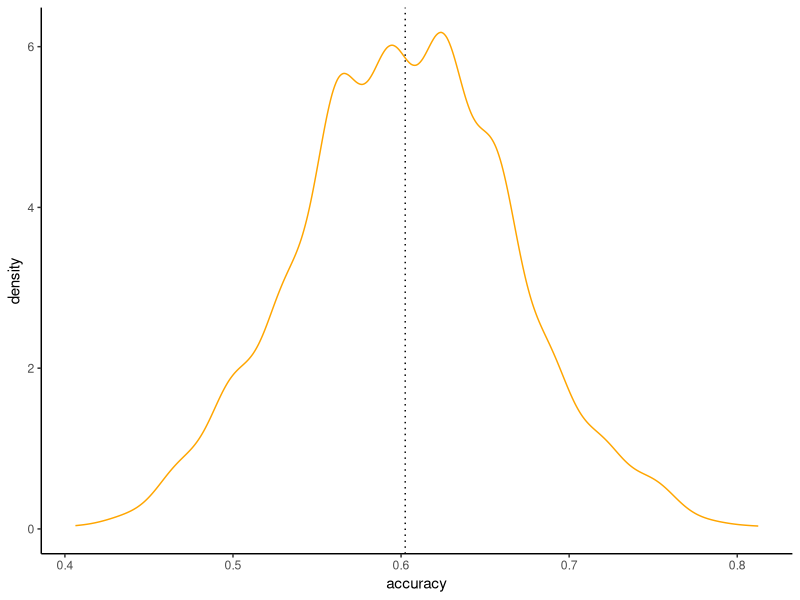

This chart was generated by the following R code:
## ---- chunk 1
knitr::opts_chunk$set(echo = TRUE)
## ---- chunk 2
library(tidyverse)
## ---- chunk 3
accuracies <- read_csv("../data/accuracies.csv")
data <- read_csv("../data/paper_data_streamlined.csv")

sum(data$replication_score == "yes", na.rm = T) 

## ---- chunk 4
accuracies %>% 
  ggplot(aes(accuracy)) +
  geom_density(color="orange") +
  geom_vline(xintercept = mean(accuracies$accuracy), linetype = "dotted")+
   
  theme_classic() 

#mean(accuracies$accuracy)
